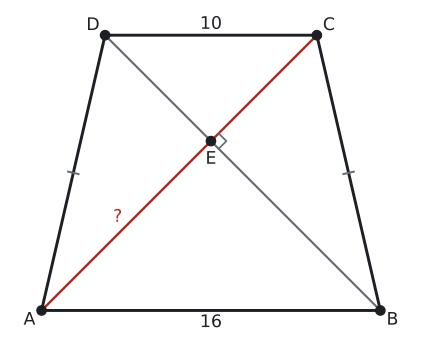

Write Python code to recreate this figure.
import sys; sys.path.insert(0, "tools")
from cizim import *

P = lambda x, y: np.array([float(x), float(y)])
uz = lambda U, V: round(float(np.linalg.norm(U - V)), 4)
def acisi(K, U, V):
    u, v = U - K, V - K
    return round(float(np.degrees(np.arccos(np.dot(u, v) / np.linalg.norm(u) / np.linalg.norm(v)))), 3)
def kesis(p, u, q, v):
    t = np.linalg.solve(np.array([u, -v]).T, q - p); return p + t[0] * u
def birim(U, V):
    t = (V - U) / np.linalg.norm(V - U); return t, np.array([-t[1], t[0]])
def paralel_isareti(U, V, f=0.5):
    M = U + f * (V - U); t, _ = birim(U, V)
    ax.annotate("", xy=M + 0.3 * S * t, xytext=M - 0.3 * S * t, arrowprops=dict(arrowstyle="-|>", color=SOLUK, lw=1.4, mutation_scale=14))
def cetik(U, V, n=1, renk=SOLUK, f=0.5):
    M = U + f * (V - U); t, m = birim(U, V)
    for i in range(n):
        c = M + (i - (n - 1) / 2) * 0.2 * S * t
        ax.plot(*zip(c - 0.22 * S * m, c + 0.22 * S * m), color=renk, lw=1.5)
def olcu(U, V, metin, d=0.5, renk=YAZI, fs=13):
    """[UV] ortasına, U->V yönünün soluna d*S uzağa yazı (d < 0: sağına)."""
    M = (U + V) / 2; _, m = birim(U, V)
    ax.text(*(M + d * S * m), metin, ha="center", va="center", color=renk, fontsize=fs)
def dik_isareti(K, U, V, r=0.4):
    a_ = (U - K) / np.linalg.norm(U - K) * r * S; b_ = (V - K) / np.linalg.norm(V - K) * r * S
    ax.plot(*zip(K + a_, K + a_ + b_, K + b_), color=SOLUK, lw=1.3)
def harf(Q, metin, dx, dy, renk=YAZI, fs=13):
    ax.text(Q[0] + dx * S, Q[1] + dy * S, metin, ha="center", va="center", color=renk, fontsize=fs)
def cizgi(U, V, renk=YAZI, lw=2.2, ls="-"):
    ax.plot(*zip(U, V), color=renk, lw=lw, ls=ls)
def basla(xmin, xmax, ymin, ymax, en=5.5):
    global fig, ax
    fig, ax = sekil(en, en * (ymax - ymin) / (xmax - xmin))
    ax.set_aspect("equal"); ax.axis("off"); ax.set_xlim(xmin, xmax); ax.set_ylim(ymin, ymax)
def yamuk(A, B, C, D, dolgu=None):
    if dolgu: ax.add_patch(patches.Polygon([A, B, C, D], closed=True, facecolor=dolgu, edgecolor="none"))
    ax.plot(*zip(A, B, C, D, A), color=YAZI)
    for Q in (A, B, C, D): nokta(ax, *Q, "")
def koseler(A, B, C, D):
    harf(A, "A", -0.5, -0.4); harf(B, "B", 0.5, -0.4); harf(C, "C", 0.5, 0.4); harf(D, "D", -0.5, 0.4)

# Soru 5: köşegenleri dik ikizkenar yamuk: |AB| = 16, |DC| = 10 -> h = 13, |AC| = 13√2.
A, B, C, D = P(0, 0), P(16, 0), P(13, 13), P(3, 13)
E = kesis(A, C - A, B, D - B)
S = 16 / 14
print("E", E, "AEB", acisi(E, A, B), "AC", uz(A, C), 13 * np.sqrt(2))
basla(-1.6, 17.6, -1.4, 14.3)
yamuk(A, B, C, D); koseler(A, B, C, D)
cetik(A, D); cetik(B, C)
cizgi(A, C, KIRMIZI, 1.8); cizgi(B, D, SOLUK, 1.6); dik_isareti(E, C, B, 0.45)
nokta(ax, *E, ""); harf(E, "E", 0, -0.75)
olcu(A, B, "16", -0.5); olcu(D, C, "10", 0.45); olcu(A, E, "?", 0.5, KIRMIZI)
kaydet(fig, __file__)
